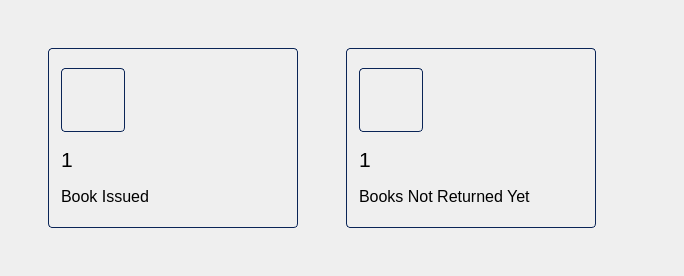
         <widget class="QWidget" name="userDashboardWidget">
          <property name="styleSheet">
           <string notr="true">QFrame{
border: 1px solid rgb(10, 36, 86);
border-radius: 4px;
}</string>
          </property>
          <layout class="QHBoxLayout" name="userDashHL">
           <property name="spacing">
            <number>48</number>
           </property>
           <property name="leftMargin">
            <number>48</number>
           </property>
           <property name="topMargin">
            <number>48</number>
           </property>
           <property name="rightMargin">
            <number>48</number>
           </property>
           <property name="bottomMargin">
            <number>48</number>
           </property>
           <item>
            <widget class="QFrame" name="bookIssueFrame">
             <property name="sizePolicy">
              <sizepolicy hsizetype="Fixed" vsizetype="Fixed">
               <horstretch>0</horstretch>
               <verstretch>0</verstretch>
              </sizepolicy>
             </property>
             <property name="minimumSize">
              <size>
               <width>250</width>
               <height>180</height>
              </size>
             </property>
             <property name="maximumSize">
              <size>
               <width>250</width>
               <height>180</height>
              </size>
             </property>
             <property name="frameShape">
              <enum>QFrame::Shape::StyledPanel</enum>
             </property>
             <property name="frameShadow">
              <enum>QFrame::Shadow::Raised</enum>
             </property>
             <layout class="QVBoxLayout" name="bookIssueFrameVL">
              <property name="spacing">
               <number>8</number>
              </property>
              <property name="leftMargin">
               <number>12</number>
              </property>
              <property name="topMargin">
               <number>12</number>
              </property>
              <property name="rightMargin">
               <number>12</number>
              </property>
              <property name="bottomMargin">
               <number>12</number>
              </property>
              <item>
               <widget class="QLabel" name="bookIcon">
                <property name="sizePolicy">
                 <sizepolicy hsizetype="Fixed" vsizetype="Fixed">
                  <horstretch>0</horstretch>
                  <verstretch>0</verstretch>
                 </sizepolicy>
                </property>
                <property name="minimumSize">
                 <size>
                  <width>64</width>
                  <height>64</height>
                 </size>
                </property>
                <property name="maximumSize">
                 <size>
                  <width>64</width>
                  <height>64</height>
                 </size>
                </property>
                <property name="styleSheet">
                 <string notr="true">QLabel{
border-image: url(:/icons/res/icon/book-issue.png) 0 0 0 0 stretch stretch;
}</string>
                </property>
                <property name="text">
                 <string/>
                </property>
               </widget>
              </item>
              <item>
               <widget class="QLabel" name="issuedNum">
                <property name="sizePolicy">
                 <sizepolicy hsizetype="Fixed" vsizetype="Fixed">
                  <horstretch>0</horstretch>
                  <verstretch>0</verstretch>
                 </sizepolicy>
                </property>
                <property name="font">
                 <font>
                  <pointsize>16</pointsize>
                  <fontweight>DemiBold</fontweight>
                 </font>
                </property>
                <property name="styleSheet">
                 <string notr="true">border:none;</string>
                </property>
                <property name="text">
                 <string>1</string>
                </property>
               </widget>
              </item>
              <item>
               <widget class="QLabel" name="bookIssuedLabel">
                <property name="sizePolicy">
                 <sizepolicy hsizetype="Fixed" vsizetype="Fixed">
                  <horstretch>0</horstretch>
                  <verstretch>0</verstretch>
                 </sizepolicy>
                </property>
                <property name="font">
                 <font>
                  <pointsize>12</pointsize>
                  <fontweight>DemiBold</fontweight>
                 </font>
                </property>
                <property name="styleSheet">
                 <string notr="true">border:none;</string>
                </property>
                <property name="text">
                 <string>Book Issued</string>
                </property>
               </widget>
              </item>
             </layout>
            </widget>
           </item>
           <item>
            <widget class="QFrame" name="notReturnedFrame">
             <property name="sizePolicy">
              <sizepolicy hsizetype="Fixed" vsizetype="Fixed">
               <horstretch>0</horstretch>
               <verstretch>0</verstretch>
              </sizepolicy>
             </property>
             <property name="minimumSize">
              <size>
               <width>250</width>
               <height>180</height>
              </size>
             </property>
             <property name="maximumSize">
              <size>
               <width>250</width>
               <height>180</height>
              </size>
             </property>
             <property name="frameShape">
              <enum>QFrame::Shape::StyledPanel</enum>
             </property>
             <property name="frameShadow">
              <enum>QFrame::Shadow::Raised</enum>
             </property>
             <layout class="QVBoxLayout" name="notReturnedFrameVL">
              <property name="spacing">
               <number>8</number>
              </property>
              <property name="leftMargin">
               <number>12</number>
              </property>
              <property name="topMargin">
               <number>12</number>
              </property>
              <property name="rightMargin">
               <number>12</number>
              </property>
              <property name="bottomMargin">
               <number>12</number>
              </property>
              <item>
               <widget class="QLabel" name="notReturnIcon">
                <property name="sizePolicy">
                 <sizepolicy hsizetype="Fixed" vsizetype="Fixed">
                  <horstretch>0</horstretch>
                  <verstretch>0</verstretch>
                 </sizepolicy>
                </property>
                <property name="minimumSize">
                 <size>
                  <width>64</width>
                  <height>64</height>
                 </size>
                </property>
                <property name="maximumSize">
                 <size>
                  <width>64</width>
                  <height>64</height>
                 </size>
                </property>
                <property name="styleSheet">
                 <string notr="true">QLabel{
border-image: url(:/icons/res/icon/book-request.png) 0 0 0 0 stretch stretch;
}</string>
                </property>
                <property name="text">
                 <string/>
                </property>
               </widget>
              </item>
              <item>
               <widget class="QLabel" name="notReturnedNum">
                <property name="sizePolicy">
                 <sizepolicy hsizetype="Fixed" vsizetype="Fixed">
                  <horstretch>0</horstretch>
                  <verstretch>0</verstretch>
                 </sizepolicy>
                </property>
                <property name="font">
                 <font>
                  <pointsize>16</pointsize>
                  <fontweight>DemiBold</fontweight>
                 </font>
                </property>
                <property name="styleSheet">
                 <string notr="true">border:none;</string>
                </property>
                <property name="text">
                 <string>1</string>
                </property>
               </widget>
              </item>
              <item>
               <widget class="QLabel" name="notReturnLabel">
                <property name="sizePolicy">
                 <sizepolicy hsizetype="Fixed" vsizetype="Fixed">
                  <horstretch>0</horstretch>
                  <verstretch>0</verstretch>
                 </sizepolicy>
                </property>
                <property name="font">
                 <font>
                  <pointsize>12</pointsize>
                  <fontweight>DemiBold</fontweight>
                 </font>
                </property>
                <property name="styleSheet">
                 <string notr="true">border:none;</string>
                </property>
                <property name="text">
                 <string>Books Not Returned Yet</string>
                </property>
               </widget>
              </item>
             </layout>
            </widget>
           </item>
           <item>
            <spacer name="horizontalSpacer_2">
             <property name="orientation">
              <enum>Qt::Orientation::Horizontal</enum>
             </property>
             <property name="sizeHint" stdset="0">
              <size>
               <width>40</width>
               <height>20</height>
              </size>
             </property>
            </spacer>
           </item>
          </layout>
         </widget>
